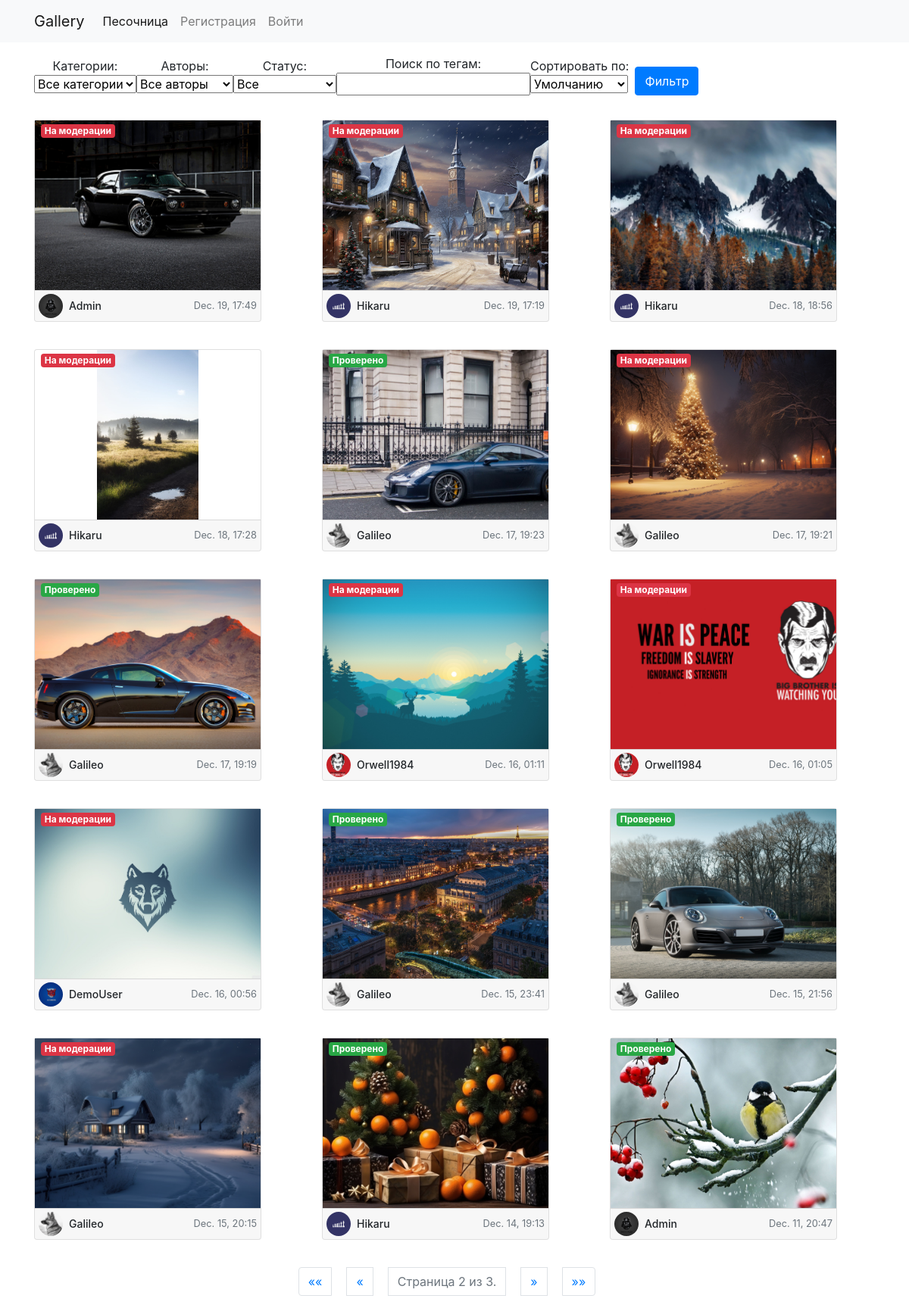
The page /sandbox/?page=2 on the database as committed earlier.
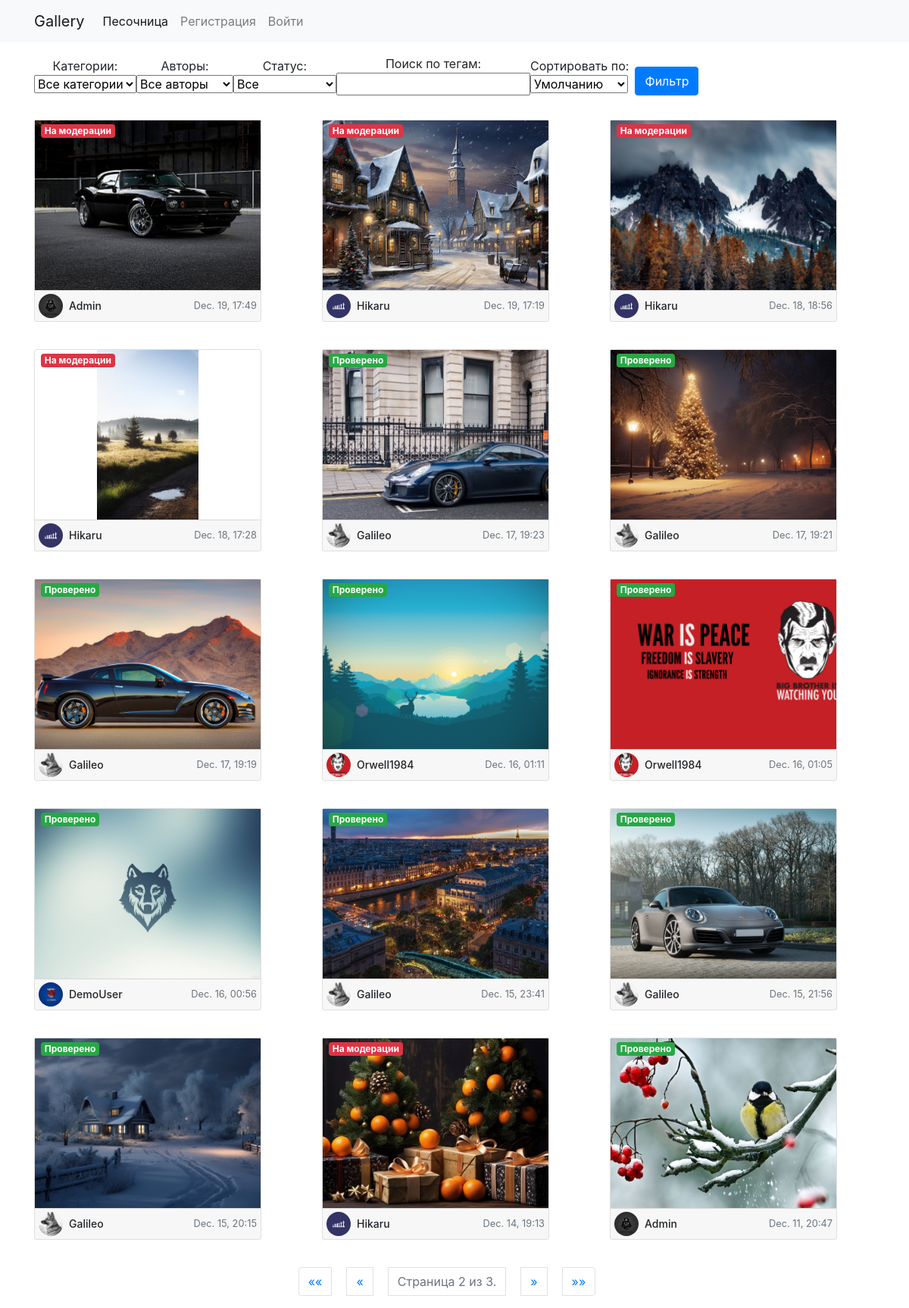
The same page on the database as committed later.
### cards/models.py (models this page shows, shortened)
class Picture(models.Model):
    categories = (
        ('nature', 'Природа'),
        ('city', 'Город'),
        ('cars', 'Машины'),
        ('animals', 'Животные'),
        ('Hi-Tech', 'Hi-Tech'),
        ('sport', 'Спорт'),
        ('cosmos', 'Космос'),
        ('science', 'Наука'),
        ('minimalism', 'Минимализм'),
        ('new year', 'Новый год'),
    )
    author = models.ForeignKey(User, on_delete=models.SET_NULL, null=True)
    image = models.ImageField(upload_to='images/')
    title = models.CharField('Название', max_length=50, default='')
    rating = models.IntegerField('Rating')  # Рейтинг изображения
    downloads = models.IntegerField('Скачали')  # Количество скачиваний
    tags = models.ManyToManyField(to=Tag, blank=True)
    date = models.DateTimeField('Дата публикации', auto_now_add=True)
    category = models.CharField(choices=categories, max_length=30)
    is_verified = models.BooleanField('Проверено', default=False)
    class Meta:
        ordering = ['date', 'rating']

### users/models.py (models this page shows, shortened)
class Account(models.Model):
    user = models.OneToOneField(User, on_delete=models.CASCADE, primary_key=True)
    nickname = models.CharField(max_length=100)
    account_image = models.ImageField(default='default.jpg', upload_to='account_images')
    image = models.ImageField(upload_to='images/')

### cards/views.py (the view)
# urls.py: path('sandbox/', views.sandbox, name='sandbox'),
def sandbox(request):
    form = SandboxFilterForm(request.GET)
    picture_status_form = PictureStatusForm()
    pictures = Picture.objects.filter(author__isnull=False).order_by('-date')
    if form.is_valid():
        if form.cleaned_data['category']:
            pictures = pictures.filter(category=form.cleaned_data['category'])
        if form.cleaned_data['authors']:
            pictures = pictures.filter(author=form.cleaned_data['authors'])
        if form.cleaned_data['tag_search']:
            pictures = pictures.filter(tags__title__icontains=form.cleaned_data['tag_search'])
        sorting = form.cleaned_data['sorting']
        if sorting == 'date':
            pictures = pictures.order_by('date')
        elif sorting == 'downloads':
            pictures = pictures.order_by('-downloads')
        elif sorting == 'rating':
            pictures = pictures.order_by('-rating')
        elif sorting == 'random':
            pictures = pictures.annotate(random_order=Random()).order_by('random_order')
        status = form.cleaned_data['status']
        if status == 'verified':
            pictures = pictures.filter(is_verified=True)
        elif status == 'unverified':
            pictures = pictures.filter(is_verified=False)
    paginator = Paginator(pictures, 15)
    page = request.GET.get('page')
    try:
        pictures = paginator.page(page)
    except PageNotAnInteger:
        pictures = paginator.page(1)
    except EmptyPage:
        pictures = paginator.page(paginator.num_pages)
    context = {'pictures': pictures, 'form': form, 'picture_status_form': picture_status_form, 'active_page': 'sandbox'}
    return render(request, 'cards/sandbox.html', context)

### cards/forms.py
class SandboxFilterForm(forms.Form):
    categories = Picture.categories
    category_choices = [('', 'Все категории')] + list(categories)
    category = forms.ChoiceField(choices=category_choices, required=False, label='Категории')
    authors = forms.ModelChoiceField(queryset=User.objects.all(), empty_label='Все авторы', required=False, label='Авторы')
    status_choices = [
        ('', 'Все'),
        ('verified', 'Проверенные'),
        ('unverified', 'На модерации'),
    ]
    status = forms.ChoiceField(choices=status_choices, required=False, label='Статус')
    tag_search = forms.CharField(max_length=100, required=False, label='Поиск по тегам')
    sorting_choices = [
        ('', 'Умолчанию'),
        ('date', 'Дате'),
        ('downloads', 'Скачиваниям'),
        ('rating', 'Рейтингу'),
        ('random', 'Случайно'),
    ]
    sorting = forms.ChoiceField(choices=sorting_choices, required=False, label='Сортировать по')

class PictureStatusForm(forms.ModelForm):
    class Meta:
        model = Picture
        fields = ['is_verified']
    def __init__(self, *args, **kwargs):
        super().__init__(*args, **kwargs)
        self.fields['is_verified'].widget.attrs.update({'class': 'form-check-input toggle-switch'})
        self.fields['is_verified'].label = ''

### users/templatetags/users_extras.py (called while the page is built)
@register.filter(name="has_group")
def has_group(user, group_name):
    return user.groups.filter(name=group_name).exists()

### cards/templates/cards/sandbox.html (shortened to what this page needs)
{% extends 'main/base.html' %}
{% load static %}
{% load users_extras %}
{% block content %}
<div class="row">
    <div class="col-12 mb-3">
        <form method="get" class="form-inline">
            {{ form.as_p }}
            <button type="submit" class="btn btn-primary ml-2">Фильтр</button>
        </form>
    </div>
</div>
<div class="row">
    {% for picture in pictures %}
    <div class="col mb-3">
        <div class="card position-relative">
            <div class="status-badge position-absolute ml-2">
                {% if picture.is_verified %}
                <span class="badge badge-success">Проверено</span>
                {% else %}
                <span class="badge badge-danger">На модерации</span>
                {% endif %}
            </div>
            <div class="card-body d-flex justify-content-center align-items-center">
                <a href="{% url 'cards_image_detail' picture.id %}">
                    <img src="{{ picture.image.url }}" alt="Image" class="img-fluid">
                </a>
            </div>
            <div class="card-footer d-flex justify-content-between align-items-center">
                <div class="d-flex align-items-center">
                    <img src="{{ picture.author.account.account_image.url }}" alt="Avatar Image" class="avatar mr-2">
                    <h5 class="card-title mb-0 ml-0 ml-md-0">{{ picture.author }}</h5>
                </div>
                <small class="text-muted">{{ picture.date|date:"M. d, H:i" }}</small>
            </div>
        </div>
    </div>
    {% endfor %}
</div>
<nav aria-label="Page navigation">
    <ul class="pagination justify-content-center">
        {% if pictures.has_previous %}
        <li class="page-item">
            <a class="page-link" href="?page=1" aria-label="First">
                <span aria-hidden="true">&laquo;&laquo;</span>
            </a>
        </li>
        <li class="page-item">
            <a class="page-link" href="?page={{ pictures.previous_page_number }}" aria-label="Previous">
                <span aria-hidden="true">&laquo;</span>
            </a>
        </li>
        {% endif %}
        <li class="page-item disabled">
            <span class="page-link">
                Страница {{ pictures.number }} из {{ pictures.paginator.num_pages }}.
            </span>
        </li>
        {% if pictures.has_next %}
        <li class="page-item">
            <a class="page-link" href="?page={{ pictures.next_page_number }}" aria-label="Next">
                <span aria-hidden="true">&raquo;</span>
            </a>
        </li>
        <li class="page-item">
            <a class="page-link" href="?page={{ pictures.paginator.num_pages }}" aria-label="Last">
                <span aria-hidden="true">&raquo;&raquo;</span>
            </a>
        </li>
        {% endif %}
    </ul>
</nav>
{% endblock %}

### main/templates/main/base.html (shortened to what this page needs)
<!DOCTYPE html>
{% load static %}
<html lang="en">
<head>
    <link rel="stylesheet" href="https://stackpath.bootstrapcdn.com/bootstrap/4.5.2/css/bootstrap.min.css">
    <link rel="stylesheet" href="{% static 'main/css/style.css' %}">
    <link rel="stylesheet" href="https://cdnjs.cloudflare.com/ajax/libs/font-awesome/6.0.0-beta3/css/all.min.css">
    <link rel="stylesheet" href="//code.jquery.com/ui/1.12.1/themes/base/jquery-ui.css">
</head>
<body>
    {% include 'main/header.html' %}
    <div class="container mt-3">
        {% block content %}{% endblock %}
    </div>
</body>
</html>

### main/templates/main/header.html (shortened to what this page needs)
<header class="navbar navbar-expand-lg navbar-light bg-light">
    <div class="container">
        <a class="navbar-brand" href="/">Gallery</a>
        <div class="collapse navbar-collapse" id="navbarNav">
            <ul class="navbar-nav">
                <li class="nav-item {% if active_page == 'sandbox' %}active{% endif %}">
                    <a class="nav-link" href="{% url 'sandbox' %}">Песочница</a>
                </li>
                {% if user.is_authenticated %}
                <li class="nav-item {% if active_page == 'upload_image' %}active{% endif %}">
                    <a class="nav-link" href="{% url 'upload_image' %}">Загрузить изображение</a>
                </li>
                <li class="nav-item {% if active_page == 'profile' %}active{% endif %}">
                    <a class="nav-link" href="{% url 'profile' %}">Мой профиль</a>
                </li>
                <li class="nav-item">
                    <a class="nav-link" href="{% url 'logout' %}">Выйти</a>
                </li>
                {% else %}
                <li class="nav-item {% if active_page == 'register' %}active{% endif %}">
                    <a class="nav-link" href="{% url 'register' %}">Регистрация</a>
                </li>
                <li class="nav-item {% if active_page == 'login' %}active{% endif %}">
                    <a class="nav-link" href="{% url 'login' %}">Войти</a>
                </li>
                {% endif %}
            </ul>
        </div>
    </div>
</header>

### main/static/main/css/style.css (style rules this page uses)
body { margin: 0; padding: 0; }
header { background-color: #f8f9fa; padding: 10px 15px; }
nav ul { list-style: none; padding: 0; }
nav ul li { display: inline-block; margin-right: 20px; }
.card { margin-bottom: 20px; width: 300px; position: relative; }
.card img { max-width: 100%; }
.card-body { padding: 0; }
.card-title { font-size: 14px; }
.card-footer { display: flex; justify-content: space-between; align-items: center; padding: 4px 5px; position: relative; }
.avatar { width: 32px; height: 32px; border-radius: 50%; object-fit: cover; margin-right: 10px; }
.card-body img, .top-images .card-body img { height: 224px; object-fit: cover; }

Rows that differ between the two databases and show on the page:
changed Picture "Dec. 17, 19:21": is_verified "На модерации" → "Проверено"
changed Picture "Dec. 16, 01:11": is_verified "На модерации" → "Проверено"
changed Picture "Dec. 16, 01:05": is_verified "На модерации" → "Проверено"
changed Picture "Dec. 16, 00:56": is_verified "На модерации" → "Проверено"
changed Picture "Dec. 15, 20:15": is_verified "На модерации" → "Проверено"
changed Picture "Dec. 14, 19:13": is_verified "Проверено" → "На модерации"
